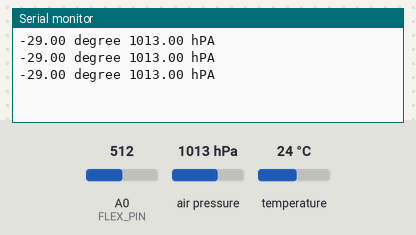
This sketch was run on a simulated Arduino Uno, built with avr-gcc and run on an emulated ATmega328P. On the bench: the last lines printed to the serial monitor. Inputs (shaded band) come from the test bench; at power-on: air pressure 1013 hPa, A0 (FLEX_PIN) = 512, temperature 24 °C.

Above: at 1.3 s.
1.4 s: air pressure set to 952 hPa
At 1.9 s:
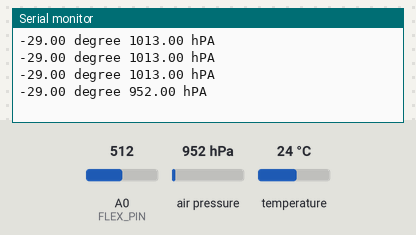
2.9 s: A0 (FLEX_PIN) set to 716
At 3.4 s:
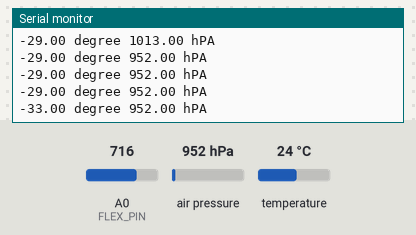
4.4 s: air pressure set to 975 hPa
At 4.9 s:
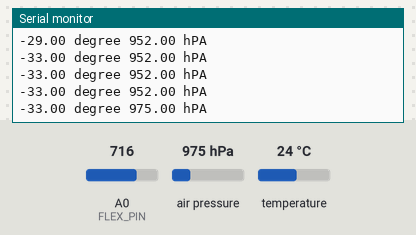
5.9 s: A0 (FLEX_PIN) set to 900
At 6.4 s:
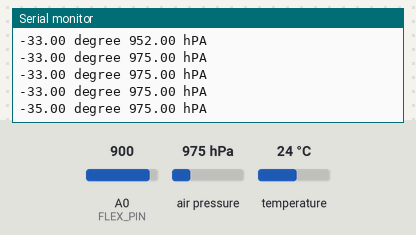
Timing chart, 0 to 8.4 s (numbered marks = the images above; inputs shaded):
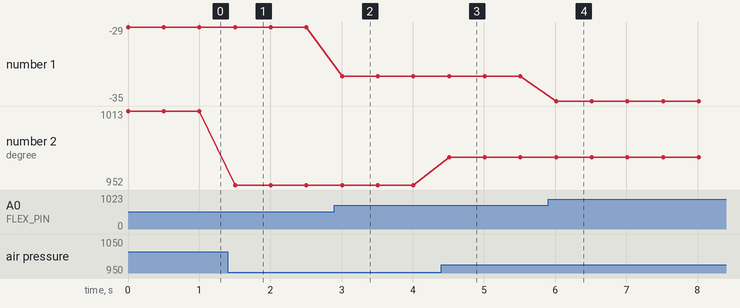

The sketch:

sensors.ino
```cpp
#include <Wire.h>
#include <SFE_BMP180.h>
SFE_BMP180 bmp180;

const int FLEX_PIN = A0;
const float VCC = 4.98;
const float R_DIV = 9700;
const float STRAIGHT_RESISTANCE =52000;
const float BEND_RESISTANCE =180000;
void setup()
{
  Serial.begin(9600);
  bmp180.begin();
  pinMode(FLEX_PIN, INPUT);
}
void loop()
{
  char status;
  double T,P;
  bool success = false;

  int flexADC = analogRead(FLEX_PIN);
  float flexV = flexADC * VCC / 1024.0;
  float flexR = R_DIV * (VCC / flexV - 1.0);
  float angle = map(flexR, STRAIGHT_RESISTANCE, BEND_RESISTANCE,0, 90.0);
   status = bmp180.startTemperature();
  if (status != 0) {
    status = bmp180.getTemperature(T);
    if (status != 0) {
      status = bmp180.startPressure(3);
      if (status != 0) {
        status = bmp180.getPressure(P, T);}}}
  Serial.println(String(angle)+" degree "+String(P)+" hPA");
  delay(500);}
```

Measured:
- after the input at 1.4 s, the serial monitor: prints a new line after 0.10 s (image 1)
- after the input at 2.9 s, the serial monitor: prints a new line after 0.11 s (image 2)
- after the input at 4.4 s, the serial monitor: prints a new line after 0.11 s (image 3)
- after the input at 5.9 s, the serial monitor: prints a new line after 0.11 s (image 4)
- plotted number 1: -29 → -33 after the input at 2.9 s, -33 → -35 after the input at 5.9 s
- plotted number 2: 1013 → 952 after the input at 1.4 s, 952 → 975 after the input at 4.4 s
